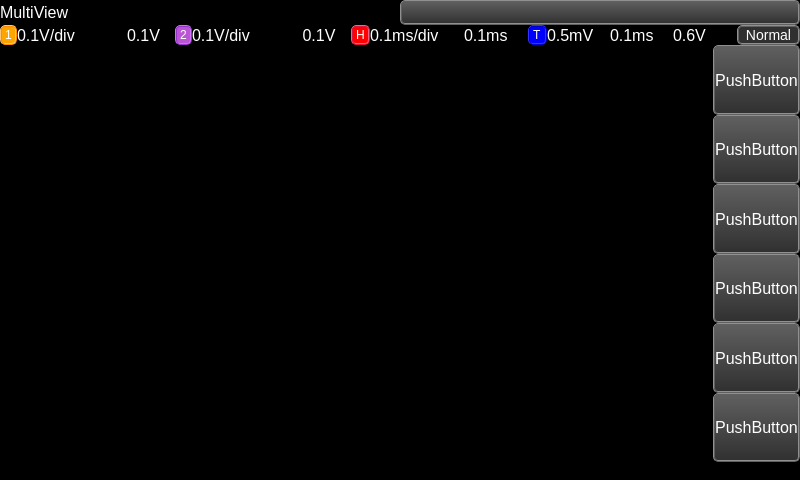
<?xml version="1.0" encoding="UTF-8"?>
<ui version="4.0">
 <class>Form</class>
 <widget class="QWidget" name="Form">
  <property name="geometry">
   <rect>
    <x>0</x>
    <y>0</y>
    <width>800</width>
    <height>480</height>
   </rect>
  </property>
  <property name="sizePolicy">
   <sizepolicy hsizetype="Preferred" vsizetype="Preferred">
    <horstretch>0</horstretch>
    <verstretch>0</verstretch>
   </sizepolicy>
  </property>
  <property name="windowTitle">
   <string>MultiView</string>
  </property>
  <property name="styleSheet">
   <string notr="true">QWidget {
	background-color: black;
	color: white;
	font-size: 16px;
	font-family: メイリオ, Meiryo;
}

QComboBox {
	background: qlineargradient(x1:0, y1:0, x2:0, y2:1, stop:0 #606060, stop:1 #303030);
	border: 2px ridge #606060;
	border-radius: 5px;
}

QComboBox:on {
	background: qlineargradient(x1:0, y1:0, x2:0, y2:1, stop:0 #303030, stop:1 #606060);
	border: 2px groove gray;
}

QComboBox::drop-down {
	border: 0;
}

QComboBox QListView {
	background-color: #303030;
}

QComboBox QAbstractItemView {
	outline: none;
}

QComboBox QAbstractItemView::item:selected {
	background-color: #606060;
}

QPushButton {
	background: qlineargradient(x1:0, y1:0, x2:0, y2:1, stop:0 #606060, stop:1 #303030);
	border: 2px ridge #606060;
	border-radius: 5px;
}

QPushButton:pressed {
	background: qlineargradient(x1:0, y1:0, x2:0, y2:1, stop:0 #303030, stop:1 #606060);
	border: 2px groove #606060;
}

QLabel#scopebar1_label1 {
	font-size: 12px;
	background-color: orange;
	border: 2px ridge darkorange;
	border-radius: 5px;
}

QLabel#scopebar1_label2 {
	font-size: 12px;
	background-color: mediumorchid;
	border: 2px ridge darkorchid;
	border-radius: 5px;
}

QLabel#scopebar1_label3 {
	font-size: 12px;
	background-color: red;
	border: 2px ridge crimson;
	border-radius: 5px;
}

QLabel#scopebar1_label4 {
	font-size: 12px;
	background-color: blue;
	border: 2px ridge mediumblue;
	border-radius: 5px;
}

QLabel#scopebar1_label_trig_status {
	font-size: 14px;
	background-color: #303030;
	border: 2px ridge #606060;
	border-radius: 5px;
}

/* when triggered */
/*
QLabel#scopebar1_label_trig_status {
	background-color: #01a000;
	border-color: #016700;
}
*/</string>
  </property>
  <layout class="QVBoxLayout" name="verticalLayout">
   <property name="spacing">
    <number>0</number>
   </property>
   <property name="leftMargin">
    <number>0</number>
   </property>
   <property name="topMargin">
    <number>0</number>
   </property>
   <property name="rightMargin">
    <number>0</number>
   </property>
   <property name="bottomMargin">
    <number>0</number>
   </property>
   <item>
    <layout class="QHBoxLayout" name="horizontalLayout">
     <item>
      <widget class="QLabel" name="mainbar_label">
       <property name="text">
        <string>MultiView</string>
       </property>
      </widget>
     </item>
     <item>
      <widget class="QComboBox" name="mainbar_combo"/>
     </item>
    </layout>
   </item>
   <item>
    <widget class="QStackedWidget" name="main_stacked">
     <property name="currentIndex">
      <number>0</number>
     </property>
     <widget class="QWidget" name="scope_widget">
      <layout class="QVBoxLayout" name="verticalLayout_3">
       <property name="spacing">
        <number>0</number>
       </property>
       <property name="leftMargin">
        <number>0</number>
       </property>
       <property name="topMargin">
        <number>0</number>
       </property>
       <property name="rightMargin">
        <number>0</number>
       </property>
       <property name="bottomMargin">
        <number>0</number>
       </property>
       <item>
        <layout class="QHBoxLayout" name="horizontalLayout_3">
         <item>
          <widget class="QLabel" name="scopebar1_label1">
           <property name="sizePolicy">
            <sizepolicy hsizetype="Maximum" vsizetype="Preferred">
             <horstretch>0</horstretch>
             <verstretch>0</verstretch>
            </sizepolicy>
           </property>
           <property name="text">
            <string>1</string>
           </property>
          </widget>
         </item>
         <item>
          <widget class="QLabel" name="scopebar1_label_vdiv1">
           <property name="sizePolicy">
            <sizepolicy hsizetype="Preferred" vsizetype="Preferred">
             <horstretch>3</horstretch>
             <verstretch>0</verstretch>
            </sizepolicy>
           </property>
           <property name="sizeIncrement">
            <size>
             <width>0</width>
             <height>0</height>
            </size>
           </property>
           <property name="baseSize">
            <size>
             <width>0</width>
             <height>0</height>
            </size>
           </property>
           <property name="text">
            <string>0.1V/div</string>
           </property>
          </widget>
         </item>
         <item>
          <widget class="QLabel" name="scopebar1_label_offset1">
           <property name="sizePolicy">
            <sizepolicy hsizetype="Preferred" vsizetype="Preferred">
             <horstretch>2</horstretch>
             <verstretch>0</verstretch>
            </sizepolicy>
           </property>
           <property name="text">
            <string>0.1V</string>
           </property>
           <property name="alignment">
            <set>Qt::AlignCenter</set>
           </property>
          </widget>
         </item>
         <item>
          <widget class="QLabel" name="scopebar1_label2">
           <property name="sizePolicy">
            <sizepolicy hsizetype="Fixed" vsizetype="Preferred">
             <horstretch>0</horstretch>
             <verstretch>0</verstretch>
            </sizepolicy>
           </property>
           <property name="text">
            <string>2</string>
           </property>
          </widget>
         </item>
         <item>
          <widget class="QLabel" name="scopebar1_label_vdiv2">
           <property name="sizePolicy">
            <sizepolicy hsizetype="Preferred" vsizetype="Preferred">
             <horstretch>3</horstretch>
             <verstretch>0</verstretch>
            </sizepolicy>
           </property>
           <property name="text">
            <string>0.1V/div</string>
           </property>
          </widget>
         </item>
         <item>
          <widget class="QLabel" name="scopebar1_label_offset2">
           <property name="sizePolicy">
            <sizepolicy hsizetype="Preferred" vsizetype="Preferred">
             <horstretch>2</horstretch>
             <verstretch>0</verstretch>
            </sizepolicy>
           </property>
           <property name="text">
            <string>0.1V</string>
           </property>
           <property name="alignment">
            <set>Qt::AlignCenter</set>
           </property>
          </widget>
         </item>
         <item>
          <widget class="QLabel" name="scopebar1_label3">
           <property name="sizePolicy">
            <sizepolicy hsizetype="Minimum" vsizetype="Preferred">
             <horstretch>0</horstretch>
             <verstretch>0</verstretch>
            </sizepolicy>
           </property>
           <property name="text">
            <string>H</string>
           </property>
          </widget>
         </item>
         <item>
          <widget class="QLabel" name="scopebar1_label_tdiv">
           <property name="sizePolicy">
            <sizepolicy hsizetype="Preferred" vsizetype="Preferred">
             <horstretch>3</horstretch>
             <verstretch>0</verstretch>
            </sizepolicy>
           </property>
           <property name="text">
            <string>0.1ms/div</string>
           </property>
           <property name="alignment">
            <set>Qt::AlignLeading|Qt::AlignLeft|Qt::AlignVCenter</set>
           </property>
          </widget>
         </item>
         <item>
          <widget class="QLabel" name="scopebar1_label_hpos">
           <property name="sizePolicy">
            <sizepolicy hsizetype="Preferred" vsizetype="Preferred">
             <horstretch>2</horstretch>
             <verstretch>0</verstretch>
            </sizepolicy>
           </property>
           <property name="text">
            <string>0.1ms</string>
           </property>
          </widget>
         </item>
         <item>
          <widget class="QLabel" name="scopebar1_label4">
           <property name="text">
            <string>T</string>
           </property>
          </widget>
         </item>
         <item>
          <widget class="QLabel" name="scopebar1_label_trig_level">
           <property name="sizePolicy">
            <sizepolicy hsizetype="Preferred" vsizetype="Preferred">
             <horstretch>2</horstretch>
             <verstretch>0</verstretch>
            </sizepolicy>
           </property>
           <property name="text">
            <string>0.5mV</string>
           </property>
          </widget>
         </item>
         <item>
          <widget class="QLabel" name="scopebar1_label_holdoff">
           <property name="sizePolicy">
            <sizepolicy hsizetype="Preferred" vsizetype="Preferred">
             <horstretch>2</horstretch>
             <verstretch>0</verstretch>
            </sizepolicy>
           </property>
           <property name="text">
            <string>0.1ms</string>
           </property>
          </widget>
         </item>
         <item>
          <widget class="QLabel" name="scopebar1_label_trig_hyst">
           <property name="sizePolicy">
            <sizepolicy hsizetype="Preferred" vsizetype="Preferred">
             <horstretch>2</horstretch>
             <verstretch>0</verstretch>
            </sizepolicy>
           </property>
           <property name="text">
            <string>0.6V</string>
           </property>
          </widget>
         </item>
         <item>
          <widget class="QLabel" name="scopebar1_label_trig_status">
           <property name="sizePolicy">
            <sizepolicy hsizetype="Preferred" vsizetype="Preferred">
             <horstretch>2</horstretch>
             <verstretch>0</verstretch>
            </sizepolicy>
           </property>
           <property name="acceptDrops">
            <bool>false</bool>
           </property>
           <property name="autoFillBackground">
            <bool>false</bool>
           </property>
           <property name="styleSheet">
            <string notr="true"/>
           </property>
           <property name="text">
            <string>Normal</string>
           </property>
           <property name="alignment">
            <set>Qt::AlignCenter</set>
           </property>
          </widget>
         </item>
        </layout>
       </item>
       <item>
        <layout class="QHBoxLayout" name="horizontalLayout_2">
         <property name="leftMargin">
          <number>5</number>
         </property>
         <property name="rightMargin">
          <number>0</number>
         </property>
         <item>
          <widget class="GraphicsLayoutWidget" name="scope_graph"/>
         </item>
         <item>
          <layout class="QVBoxLayout" name="verticalLayout_4">
           <item>
            <widget class="QPushButton" name="scope_button1">
             <property name="sizePolicy">
              <sizepolicy hsizetype="Minimum" vsizetype="Minimum">
               <horstretch>0</horstretch>
               <verstretch>0</verstretch>
              </sizepolicy>
             </property>
             <property name="text">
              <string>PushButton</string>
             </property>
             <property name="checked">
              <bool>false</bool>
             </property>
            </widget>
           </item>
           <item>
            <widget class="QPushButton" name="scope_button2">
             <property name="sizePolicy">
              <sizepolicy hsizetype="Minimum" vsizetype="Minimum">
               <horstretch>0</horstretch>
               <verstretch>0</verstretch>
              </sizepolicy>
             </property>
             <property name="text">
              <string>PushButton</string>
             </property>
            </widget>
           </item>
           <item>
            <widget class="QPushButton" name="scope_button3">
             <property name="sizePolicy">
              <sizepolicy hsizetype="Minimum" vsizetype="Minimum">
               <horstretch>0</horstretch>
               <verstretch>0</verstretch>
              </sizepolicy>
             </property>
             <property name="text">
              <string>PushButton</string>
             </property>
            </widget>
           </item>
           <item>
            <widget class="QPushButton" name="scope_button4">
             <property name="sizePolicy">
              <sizepolicy hsizetype="Minimum" vsizetype="Minimum">
               <horstretch>0</horstretch>
               <verstretch>0</verstretch>
              </sizepolicy>
             </property>
             <property name="text">
              <string>PushButton</string>
             </property>
            </widget>
           </item>
           <item>
            <widget class="QPushButton" name="scope_button5">
             <property name="sizePolicy">
              <sizepolicy hsizetype="Minimum" vsizetype="Minimum">
               <horstretch>0</horstretch>
               <verstretch>0</verstretch>
              </sizepolicy>
             </property>
             <property name="text">
              <string>PushButton</string>
             </property>
            </widget>
           </item>
           <item>
            <widget class="QPushButton" name="scope_button6">
             <property name="sizePolicy">
              <sizepolicy hsizetype="Minimum" vsizetype="Minimum">
               <horstretch>0</horstretch>
               <verstretch>0</verstretch>
              </sizepolicy>
             </property>
             <property name="text">
              <string>PushButton</string>
             </property>
            </widget>
           </item>
          </layout>
         </item>
        </layout>
       </item>
       <item>
        <layout class="QHBoxLayout" name="horizontalLayout_5">
         <item>
          <widget class="QLabel" name="scopebar2_label1">
           <property name="text">
            <string/>
           </property>
          </widget>
         </item>
         <item>
          <widget class="QLabel" name="scopebar2_label2">
           <property name="text">
            <string/>
           </property>
          </widget>
         </item>
         <item>
          <widget class="QLabel" name="scopebar2_label3">
           <property name="text">
            <string/>
           </property>
          </widget>
         </item>
         <item>
          <widget class="QLabel" name="scopebar2_label4">
           <property name="text">
            <string/>
           </property>
          </widget>
         </item>
        </layout>
       </item>
      </layout>
     </widget>
     <widget class="QWidget" name="sa_widget"/>
    </widget>
   </item>
  </layout>
 </widget>
 <customwidgets>
  <customwidget>
   <class>GraphicsLayoutWidget</class>
   <extends>QGraphicsView</extends>
   <header location="global">pyqtgraph</header>
  </customwidget>
 </customwidgets>
 <resources/>
 <connections/>
</ui>
